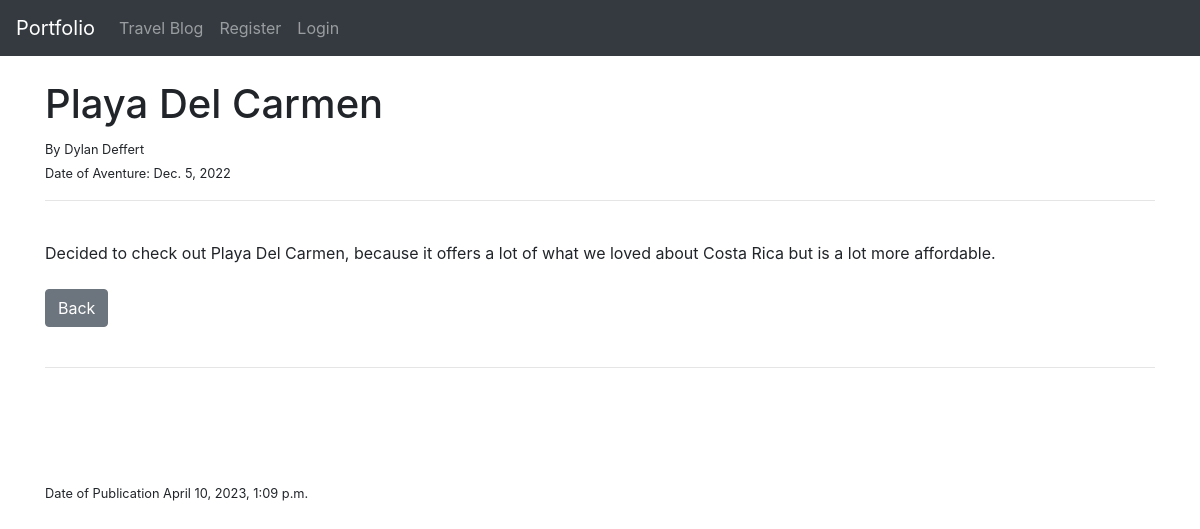
Screenshot of /article/8 with the database file from the repository.
### portfolio/models.py (models this page shows, shortened)
class Post(models.Model):
    title = models.CharField(max_length=255)
    author = models.ForeignKey(User, on_delete=models.CASCADE)
    body = RichTextField(blank=True, null=True)
    summary = models.CharField(max_length=255)
    adventure_date = models.DateField()
    published = models.DateTimeField(default=datetime.now)
    likes = models.ManyToManyField(User, related_name='blog_post')
    def total_likes(self):
        return self.likes.count()

### portfolio/views.py (the view)
# urls.py: path('article/<int:pk>', ArticleDetailView.as_view(), name='article_detail'),
class ArticleDetailView(DetailView):
    model = Post
    template_name = 'article_details.html'
    def get_context_data(self, **kwargs):
        context = super().get_context_data(**kwargs)
        post_by_id = get_object_or_404(Post, id=self.kwargs['pk'])
        total_likes = post_by_id.total_likes()
        liked = False
        if post_by_id.likes.filter(id=self.request.user.id).exists():
            liked = True
        context['total_likes'] = total_likes
        context['liked'] = liked
        return context

### templates/article_details.html (shortened to what this page needs)
{% extends 'base.html' %}
{% block content %}
<h1>{{ post.title }}</h1>
<small>By
    {{ post.author.first_name }}
    {{ post.author.last_name }} <br/>
    Date of Aventure: {{ post.adventure_date }}
</small> <br/>
<hr>
<br/>
{{ post.body|safe }}
<br/><br/>
<a href="{% url 'blog' %}" class="btn btn-secondary">Back</a>
<br/>
<br/>
<hr>
<br/>
<br/>
<br/>
<br/>
<small>Date of Publication {{ post.published }}</small>
{% endblock %}

### rows the page displays
Post: title "Playa Del Carmen", author.first_name "Dylan", author.last_name "Deffert", adventure_date "Dec. 5, 2022", body "Decided to check out Playa Del Carmen, because it offers a lot of what we loved about Costa Rica but is a lot more affordable.", published "April 10, 2023, 1:09 p.m."
